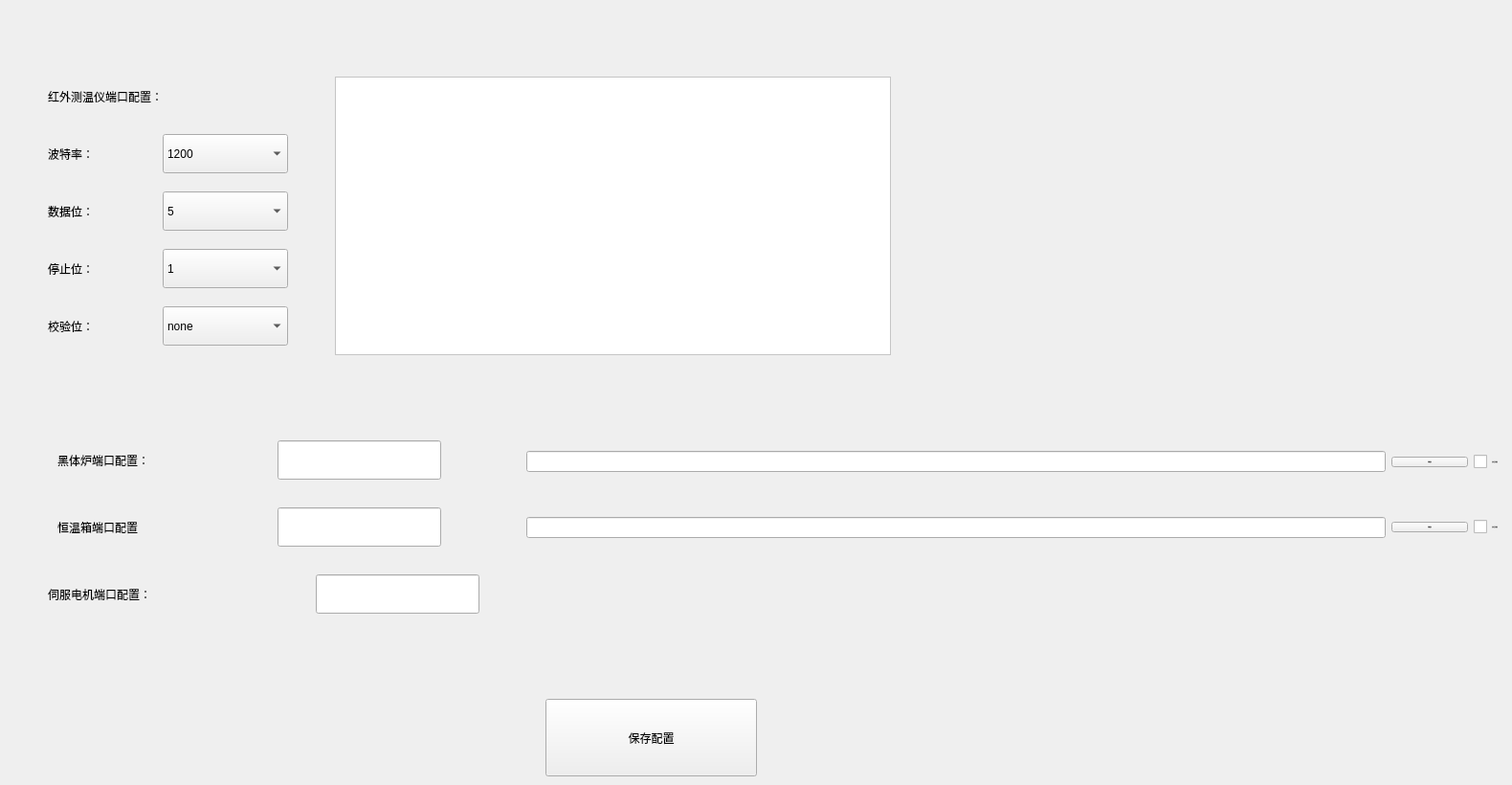
      <widget class="QWidget" name="tab">
       <property name="layoutDirection">
        <enum>Qt::LayoutDirection::LeftToRight</enum>
       </property>
       <attribute name="title">
        <string>设备参数配置</string>
       </attribute>
       <widget class="QLabel" name="devicesComLabel">
        <property name="geometry">
         <rect>
          <x>50</x>
          <y>80</y>
          <width>281</width>
          <height>41</height>
         </rect>
        </property>
        <property name="text">
         <string>红外测温仪端口配置：</string>
        </property>
       </widget>
       <widget class="QLineEdit" name="blackbodyComEdit">
        <property name="geometry">
         <rect>
          <x>290</x>
          <y>460</y>
          <width>171</width>
          <height>41</height>
         </rect>
        </property>
       </widget>
       <widget class="QLabel" name="blackbodyComLabel">
        <property name="geometry">
         <rect>
          <x>60</x>
          <y>460</y>
          <width>231</width>
          <height>41</height>
         </rect>
        </property>
        <property name="text">
         <string>黑体炉端口配置：</string>
        </property>
       </widget>
       <widget class="QLineEdit" name="humidityComEdit">
        <property name="geometry">
         <rect>
          <x>290</x>
          <y>530</y>
          <width>171</width>
          <height>41</height>
         </rect>
        </property>
       </widget>
       <widget class="QLabel" name="humidityComLabel">
        <property name="geometry">
         <rect>
          <x>60</x>
          <y>530</y>
          <width>221</width>
          <height>41</height>
         </rect>
        </property>
        <property name="text">
         <string>恒温箱端口配置</string>
        </property>
       </widget>
       <widget class="QPushButton" name="saveConfigButton">
        <property name="geometry">
         <rect>
          <x>570</x>
          <y>730</y>
          <width>221</width>
          <height>81</height>
         </rect>
        </property>
        <property name="text">
         <string>保存配置</string>
        </property>
       </widget>
       <widget class="QLabel" name="serialBaudRateLabel">
        <property name="geometry">
         <rect>
          <x>50</x>
          <y>140</y>
          <width>111</width>
          <height>41</height>
         </rect>
        </property>
        <property name="text">
         <string>波特率：</string>
        </property>
       </widget>
       <widget class="QComboBox" name="serialBaudRateComboBox">
        <property name="geometry">
         <rect>
          <x>170</x>
          <y>140</y>
          <width>131</width>
          <height>41</height>
         </rect>
        </property>
        <property name="currentText">
         <string>1200</string>
        </property>
        <item>
         <property name="text">
          <string>1200</string>
         </property>
        </item>
        <item>
         <property name="text">
          <string>2400</string>
         </property>
        </item>
        <item>
         <property name="text">
          <string>4800</string>
         </property>
        </item>
        <item>
         <property name="text">
          <string>9600</string>
         </property>
        </item>
        <item>
         <property name="text">
          <string>115200</string>
         </property>
        </item>
       </widget>
       <widget class="QComboBox" name="serialDataBitsComboBox">
        <property name="geometry">
         <rect>
          <x>170</x>
          <y>200</y>
          <width>131</width>
          <height>41</height>
         </rect>
        </property>
        <property name="currentText">
         <string>5</string>
        </property>
        <item>
         <property name="text">
          <string>5</string>
         </property>
        </item>
        <item>
         <property name="text">
          <string>6</string>
         </property>
        </item>
        <item>
         <property name="text">
          <string>7</string>
         </property>
        </item>
        <item>
         <property name="text">
          <string>8</string>
         </property>
        </item>
       </widget>
       <widget class="QLabel" name="serialDataBitsLabel">
        <property name="geometry">
         <rect>
          <x>50</x>
          <y>200</y>
          <width>111</width>
          <height>41</height>
         </rect>
        </property>
        <property name="text">
         <string>数据位：</string>
        </property>
       </widget>
       <widget class="QComboBox" name="serialStopBitsComboBox">
        <property name="geometry">
         <rect>
          <x>170</x>
          <y>260</y>
          <width>131</width>
          <height>41</height>
         </rect>
        </property>
        <item>
         <property name="text">
          <string>1</string>
         </property>
        </item>
        <item>
         <property name="text">
          <string>1.5</string>
         </property>
        </item>
        <item>
         <property name="text">
          <string>2</string>
         </property>
        </item>
       </widget>
       <widget class="QLabel" name="serialStopBitsLabel">
        <property name="geometry">
         <rect>
          <x>50</x>
          <y>260</y>
          <width>111</width>
          <height>41</height>
         </rect>
        </property>
        <property name="text">
         <string>停止位：</string>
        </property>
       </widget>
       <widget class="QLabel" name="serialParityLabel">
        <property name="geometry">
         <rect>
          <x>50</x>
          <y>320</y>
          <width>101</width>
          <height>41</height>
         </rect>
        </property>
        <property name="text">
         <string>校验位：</string>
        </property>
       </widget>
       <widget class="QComboBox" name="serialParityComboBox">
        <property name="geometry">
         <rect>
          <x>170</x>
          <y>320</y>
          <width>131</width>
          <height>41</height>
         </rect>
        </property>
        <item>
         <property name="text">
          <string>none</string>
         </property>
        </item>
        <item>
         <property name="text">
          <string>even</string>
         </property>
        </item>
        <item>
         <property name="text">
          <string>odd</string>
         </property>
        </item>
        <item>
         <property name="text">
          <string>mark</string>
         </property>
        </item>
        <item>
         <property name="text">
          <string>space</string>
         </property>
        </item>
       </widget>
       <widget class="QTextEdit" name="devicesComPortsEdit">
        <property name="geometry">
         <rect>
          <x>350</x>
          <y>80</y>
          <width>581</width>
          <height>291</height>
         </rect>
        </property>
        <property name="minimumSize">
         <size>
          <width>80</width>
          <height>0</height>
         </size>
        </property>
        <property name="styleSheet">
         <string notr="true">background-color: white;</string>
        </property>
        <property name="acceptRichText">
         <bool>false</bool>
        </property>
       </widget>
       <widget class="QWidget" name="layoutWidget_15">
        <property name="geometry">
         <rect>
          <x>550</x>
          <y>530</y>
          <width>1021</width>
          <height>42</height>
         </rect>
        </property>
        <layout class="QHBoxLayout" name="horizontalLayout_7">
         <item>
          <widget class="QLineEdit" name="savePathLineEdit_3">
           <property name="font">
            <font>
             <family>PingFang SC Regular</family>
             <pointsize>-1</pointsize>
             <italic>false</italic>
             <bold>false</bold>
             <kerning>true</kerning>
            </font>
           </property>
           <property name="styleSheet">
            <string notr="true"/>
           </property>
           <property name="text">
            <string/>
           </property>
          </widget>
         </item>
         <item>
          <widget class="QPushButton" name="selectPathButton_3">
           <property name="font">
            <font>
             <family>PingFang SC Regular</family>
             <pointsize>-1</pointsize>
             <italic>false</italic>
             <bold>false</bold>
             <kerning>true</kerning>
            </font>
           </property>
           <property name="styleSheet">
            <string notr="true"/>
           </property>
           <property name="text">
            <string>选择路径</string>
           </property>
          </widget>
         </item>
         <item>
          <widget class="QCheckBox" name="enableSaveCheckBox_3">
           <property name="font">
            <font>
             <family>PingFang SC Regular</family>
             <pointsize>-1</pointsize>
             <italic>false</italic>
             <bold>false</bold>
             <kerning>true</kerning>
            </font>
           </property>
           <property name="styleSheet">
            <string notr="true"/>
           </property>
           <property name="text">
            <string>自动保存数据</string>
           </property>
           <property name="checked">
            <bool>false</bool>
           </property>
          </widget>
         </item>
        </layout>
       </widget>
       <widget class="QWidget" name="layoutWidget_16">
        <property name="geometry">
         <rect>
          <x>550</x>
          <y>460</y>
          <width>1021</width>
          <height>45</height>
         </rect>
        </property>
        <layout class="QHBoxLayout" name="horizontalLayout_11">
         <item>
          <widget class="QLineEdit" name="savePathLineEdit">
           <property name="font">
            <font>
             <family>PingFang SC Regular</family>
             <pointsize>-1</pointsize>
             <italic>false</italic>
             <bold>false</bold>
             <kerning>true</kerning>
            </font>
           </property>
           <property name="styleSheet">
            <string notr="true"/>
           </property>
          </widget>
         </item>
         <item>
          <widget class="QPushButton" name="selectPathButton">
           <property name="font">
            <font>
             <family>PingFang SC Regular</family>
             <pointsize>-1</pointsize>
             <italic>false</italic>
             <bold>false</bold>
             <kerning>true</kerning>
            </font>
           </property>
           <property name="styleSheet">
            <string notr="true"/>
           </property>
           <property name="text">
            <string>选择路径</string>
           </property>
          </widget>
         </item>
         <item>
          <widget class="QCheckBox" name="enableSaveCheckBox">
           <property name="font">
            <font>
             <family>PingFang SC Regular</family>
             <pointsize>-1</pointsize>
             <italic>false</italic>
             <bold>false</bold>
             <kerning>true</kerning>
            </font>
           </property>
           <property name="styleSheet">
            <string notr="true"/>
           </property>
           <property name="text">
            <string>自动保存数据</string>
           </property>
           <property name="checked">
            <bool>false</bool>
           </property>
          </widget>
         </item>
        </layout>
       </widget>
       <widget class="QLineEdit" name="servoComEdit">
        <property name="geometry">
         <rect>
          <x>330</x>
          <y>600</y>
          <width>171</width>
          <height>41</height>
         </rect>
        </property>
       </widget>
       <widget class="QLabel" name="blackbodyComLabel_2">
        <property name="geometry">
         <rect>
          <x>50</x>
          <y>600</y>
          <width>271</width>
          <height>41</height>
         </rect>
        </property>
        <property name="text">
         <string>伺服电机端口配置：</string>
        </property>
       </widget>
      </widget>
